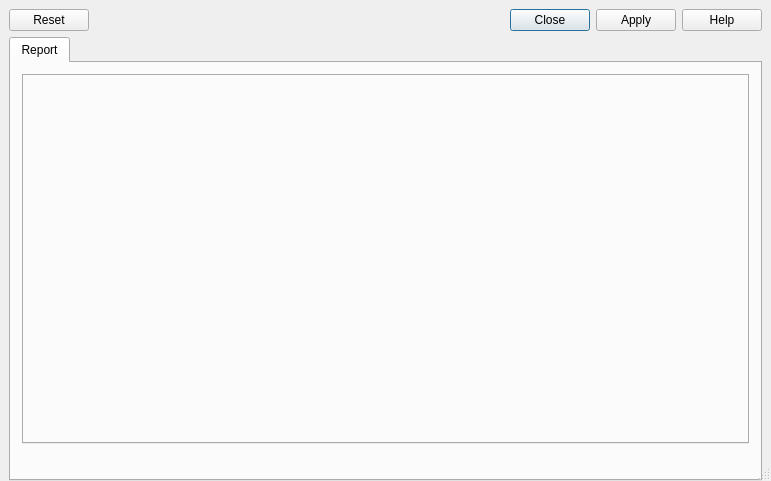
<?xml version="1.0" encoding="UTF-8"?>
<ui version="4.0">
 <class>KReportConfigurationFilterDlg</class>
 <widget class="QDialog" name="KReportConfigurationFilterDlg">
  <property name="geometry">
   <rect>
    <x>0</x>
    <y>0</y>
    <width>771</width>
    <height>481</height>
   </rect>
  </property>
  <property name="windowTitle">
   <string>Search transactions</string>
  </property>
  <property name="sizeGripEnabled">
   <bool>true</bool>
  </property>
  <layout class="QVBoxLayout" name="verticalLayout">
   <property name="spacing">
    <number>6</number>
   </property>
   <property name="leftMargin">
    <number>9</number>
   </property>
   <property name="topMargin">
    <number>9</number>
   </property>
   <property name="rightMargin">
    <number>9</number>
   </property>
   <property name="bottomMargin">
    <number>0</number>
   </property>
   <item>
    <widget class="QDialogButtonBox" name="buttonBox">
     <property name="standardButtons">
      <set>QDialogButtonBox::Apply|QDialogButtonBox::Close|QDialogButtonBox::Help|QDialogButtonBox::Reset</set>
     </property>
    </widget>
   </item>
   <item>
    <widget class="QTabWidget" name="m_tabWidget">
     <property name="currentIndex">
      <number>0</number>
     </property>
     <widget class="QWidget" name="m_reportPage">
      <attribute name="title">
       <string>Report</string>
      </attribute>
      <layout class="QVBoxLayout">
       <item>
        <widget class="QTabWidget" name="m_criteriaTab">
         <property name="sizePolicy">
          <sizepolicy hsizetype="Preferred" vsizetype="Preferred">
           <horstretch>0</horstretch>
           <verstretch>3</verstretch>
          </sizepolicy>
         </property>
         <property name="currentIndex">
          <number>-1</number>
         </property>
        </widget>
       </item>
       <item>
        <spacer name="spacer16">
         <property name="orientation">
          <enum>Qt::Vertical</enum>
         </property>
         <property name="sizeType">
          <enum>QSizePolicy::Expanding</enum>
         </property>
         <property name="sizeHint" stdset="0">
          <size>
           <width>20</width>
           <height>24</height>
          </size>
         </property>
        </spacer>
       </item>
      </layout>
     </widget>
    </widget>
   </item>
  </layout>
 </widget>
 <layoutdefault spacing="6" margin="11"/>
 <tabstops>
  <tabstop>m_tabWidget</tabstop>
  <tabstop>m_criteriaTab</tabstop>
 </tabstops>
 <resources/>
 <connections/>
</ui>
